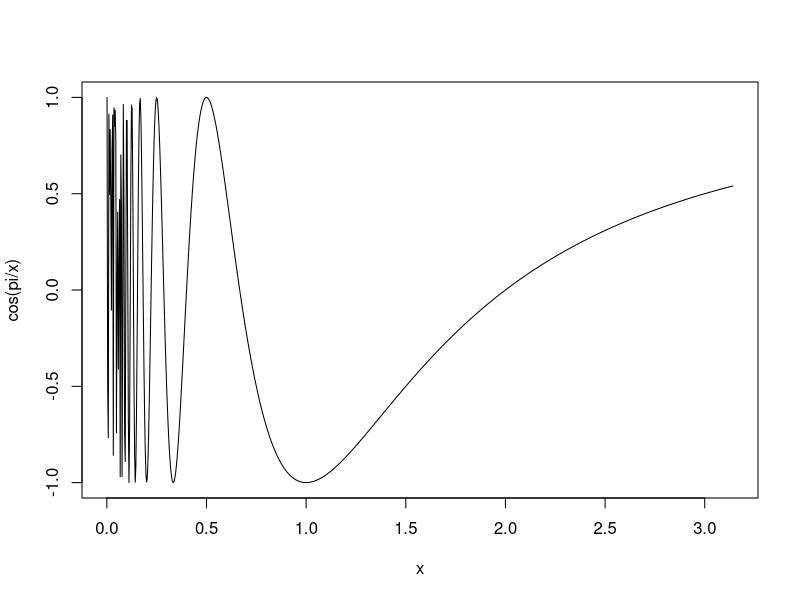

R code for this plot:
## ---- chunk 1
cos(1)
## ---- chunk 2
sin(1)
## ---- chunk 3
curve(cos(pi / x), 1e-3, pi, n = 1000)
